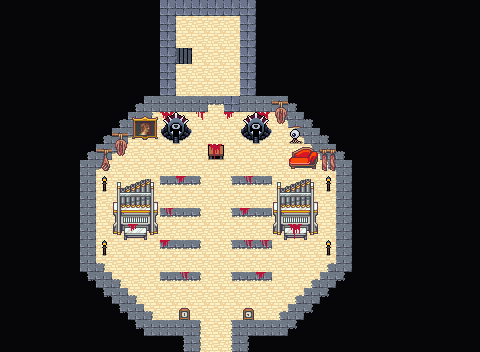

Below is a game level as drawn by its tile map, then a one-line description and the .tmx that defines it (tile-layer data replaced by summaries):
An orthogonal 30x22 tile map with 16x16 px tiles, 6 tile layers (Collision, Background, Ground, Ornamental Walls, ...), 3 tilesets and 29 objects (dialog).

<map version="1.10" tiledversion="1.11.2" orientation="orthogonal" renderorder="right-down" width="30" height="22" tilewidth="16" tileheight="16" infinite="0" nextlayerid="9" nextobjectid="109">
 <editorsettings>
  <export target="wastetown..tmx" format="tmx" />
 </editorsettings>
 <properties>
  <property name="dungeonEffect" value="{&quot;startBattleWithCard&quot;: [ &quot;Giggling Skitterspike&quot;, &quot;Found footage&quot; ]}" />
 </properties>
 <tileset firstgid="1" source="../../../../common/maps/tileset/main.tsx" />
 <tileset firstgid="10113" source="../../../../common/maps/tileset/buildings.tsx" />
 <tileset firstgid="11905" source="../../../../common/maps/tileset/dungeon/dungeon_bis.tsx" />
 <layer id="6" name="Collision" width="30" height="22">
  <data>[660 cells, 166 non-empty, 12 distinct tile ids]</data>
 </layer>
 <layer id="1" name="Background" width="30" height="22">
  <data>[660 cells, 587 non-empty, 2 distinct tile ids]</data>
 </layer>
 <layer id="2" name="Ground" width="30" height="22">
  <data>[660 cells, 375 non-empty, 20 distinct tile ids]</data>
 </layer>
 <layer id="7" name="Ornamental Walls" width="30" height="22">
  <data>[660 cells, 94 non-empty, 8 distinct tile ids]</data>
 </layer>
 <layer id="3" name="Clutter" width="30" height="22">
  <properties>
   <property name="spriteLayer" type="bool" value="true" />
  </properties>
  <data>[660 cells, 82 non-empty, 40 distinct tile ids]</data>
 </layer>
 <layer id="8" name="Overhang" width="30" height="22">
  <data>[660 cells, 13 non-empty, 4 distinct tile ids]</data>
 </layer>
 <objectgroup id="4" name="Objects">
  <object id="38" template="../../../../common/maps/obj/entry_up.tx" x="208.333" y="350.665">
   <properties>
    <property name="teleport" value="" />
   </properties>
  </object>
  <object id="50" template="../../../../common/maps/obj/enemy.tx" x="208.402" y="144.809">
   <properties>
    <property name="effect" value="{&quot;startBattleWithCard&quot;: [&quot;Valgavoth's Faithful|DSK&quot;, &quot;Bear Trap|DSK&quot;, &quot;Keys to the House|DSK&quot;, &quot;Solitary study|YDSK&quot;]}" />
    <property name="enemy" value="Victor" />
    <property name="reward">[
  {
    "type": "item",
    "probability": 1,
    "count": 1,
    "itemName": "Victor's Key"
  }
]
</property>
    <property name="spawn.Easy" type="bool" value="false" />
    <property name="spawn.Normal" type="bool" value="false" />
    <property name="threatRange" type="int" value="30" />
   </properties>
  </object>
  <object id="67" template="../../../../common/maps/obj/booster.tx" x="207.25" y="51.75">
   <properties>
    <property name="reward">[
  {
    "editions": [ "DSK" ],
    "type": "card",
    "count": 10,
    "rarity": [ "Common" ]
  },
  {
    "editions": [ "DSK" ],
    "type": "card",
    "count": 3,
    "rarity": [ "Uncommon" ]
  },
  {
    "editions": [ "DSK" ],
    "type": "card",
    "count": 1,
    "rarity": [ "Rare", "Mythic Rare" ]
  }
]
</property>
   </properties>
  </object>
  <object id="70" template="../../../../common/maps/obj/enemy.tx" x="206.329" y="235.07">
   <properties>
    <property name="enemy" value="The Jolly Balloon Man" />
    <property name="threatRange" type="int" value="0" />
   </properties>
  </object>
  <object id="71" template="../../../../common/maps/obj/enemy.tx" x="207.109" y="267.351">
   <properties>
    <property name="enemy" value="Winter" />
    <property name="threatRange" type="int" value="0" />
   </properties>
  </object>
  <object id="74" template="../../../../common/maps/obj/enemy.tx" x="207.703" y="72.8517" visible="1">
   <properties>
    <property name="enemy" value="Arabella" />
    <property name="inactive" type="bool" value="true" />
    <property name="speedModifier" type="float" value="30" />
    <property name="threatRange" type="int" value="60" />
    <property name="waypoints" value="" />
   </properties>
  </object>
  <object id="75" template="../../../../common/maps/obj/enemy.tx" x="207.422" y="197.36">
   <properties>
    <property name="enemy" value="Marina" />
    <property name="threatRange" type="int" value="0" />
    <property name="waypoints" value="" />
   </properties>
  </object>
  <object id="85" template="../../../../common/maps/obj/manashards.tx" x="249" y="161.5" />
  <object id="86" template="../../../../common/maps/obj/gate.tx" x="207.75" y="124.5" width="16.4999" height="22">
   <properties>
    <property name="dialog">[{
    "text":"This gated door is locked. Somehow, you feel like it's mocking you.",
    "options":[
    { "name":"Leave" },
    {      
        "name":"Unlock with Victor's Key",     
        "condition":[{"item":"Victor's Key"}],    
        "text":"The gated door swing open with a slow metallic groan.",
        "options":[{"name":"Continue", "action":[ {"deleteMapObject":93}, {"removeItem":"Victor's Key"}, {"deleteMapObject":-1}]} ]
    }
    ]
}]</property>
   </properties>
  </object>
  <object id="87" template="../../../../common/maps/obj/manashards.tx" x="167.336" y="162.242" />
  <object id="89" template="../../../../common/maps/obj/entry_up.tx" gid="1073753167" x="178.86" y="63.8636" rotation="0">
   <properties>
    <property name="teleport" value="../Realm of Legends/maps/map/evilgrove/Church_of_Valgavoth_2.tmx" />
   </properties>
  </object>
  <object id="90" template="../../../../common/maps/obj/dialog.tx" type="dialog" gid="11530" x="170.25" y="92" width="81.5" height="13.5" visible="1">
   <properties>
    <property name="dialog">[
	{
		"text": "A child's laughter echoes, seemingly from nowhere.
'Come play with me. Forever.'",
		"options": [
			{
				"name": "Continue.",
				"action": [
					{ "activateMapObject": 74 },			{ "deleteMapObject": -1 }
				]
			}
		]
	}
]</property>
   </properties>
  </object>
  <object id="91" template="../../../../common/maps/obj/dialog.tx" x="171.25" y="305.75" width="91.5" height="22.5" visible="1">
   <properties>
    <property name="dialog">[
{
   "text": "The church ahead is distinctly unsettling, down to your very bones. Though superficially a place of worship and reassurance, elements of a decaying mansion creep into its design in odd ways, and a cluster of horrific characters wait ahead, eager to bring you to a gruesome end.
Your manasight stone glows brightly, sensing a truly mighty legend in this place.",
   "options": [{
      "name": "(Continue)", "action": [{"deleteMapObject":-1}]}]
}
]</property>
   </properties>
  </object>
  <object id="92" template="../../../../common/maps/obj/dialog.tx" x="168.75" y="176.75" width="91.5" height="22.5" visible="1">
   <properties>
    <property name="dialog">[
{
   "text": "The wild-eyed cultist at the pulpit cries out to you as you approach.
'Valgavoth wants our pain, our terror! We cannot join him unless we suffer! Let me give you the key!'",
   "options": [{
      "name": "(Continue)", "action": [{"deleteMapObject":-1}]}]
}
]</property>
   </properties>
  </object>
  <object id="94" template="../../../../common/maps/obj/collision.tx" x="93.8551" y="238.181" width="18.9828" height="20.5924" />
  <object id="95" template="../../../../common/maps/obj/collision.tx" x="274.188" y="175.736" width="45.4828" height="67.3424" />
  <object id="96" template="../../../../common/maps/obj/collision.tx" x="113.759" y="172.579" width="45.4828" height="67.3424" />
  <object id="97" template="../../../../common/maps/obj/collision.tx" x="318.759" y="238.704" width="18.9828" height="20.5924" />
  <object id="98" template="../../../../common/maps/obj/collision.tx" x="244.009" y="110.204" width="26.9828" height="31.5924" />
  <object id="99" template="../../../../common/maps/obj/collision.tx" x="162.009" y="112.704" width="26.9828" height="31.5924" />
  <object id="100" template="../../../../common/maps/obj/collision.tx" x="160.509" y="270.204" width="39.4828" height="9.5924" />
  </objectgroup>
</map>
<!-- 8 of 29 objects omitted -->
